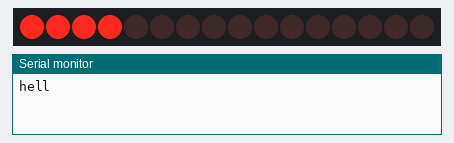
Recording of a sketch running on a simulated Arduino Uno, built with avr-gcc and run on an emulated ATmega328P. Parts: 16 shift-register outputs drawn as a row of LEDs (first output left, lit = HIGH), the last lines printed to the serial monitor. Wiring (inferred from the names in the program): 2 × shift register (74HC595): data pin 8; shift clock pin 10; latch pin 9. Wiring (inferred from the signals the program sends): row of LEDs: on Q0, Q1, Q2, Q3, Q4, Q5, Q6, Q7, Q8, Q9, Q10, Q11, Q12, Q13, Q14, Q15.

Above: at 0.5 s.
At 3.5 s:
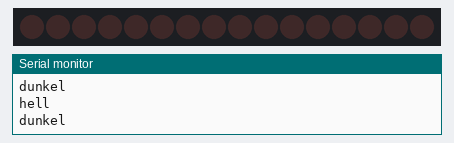
Timing chart, 0 to 4.6 s (numbered marks = the images above):
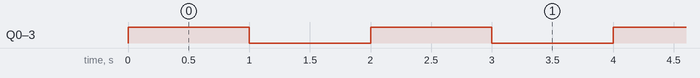

The sketch:

lego_76193_LED.ino
```cpp
int SER_Pin = 8;   //pin 14 on the 75HC595
int RCLK_Pin = 9;  //pin 12 on the 75HC595
int SRCLK_Pin = 10; //pin 11 on the 75HC595

//How many of the shift registers - change this
#define number_of_74hc595s 2

//do not touch
#define numOfRegisterPins number_of_74hc595s * 8

boolean registers[numOfRegisterPins];

void setup(){
  Serial.begin(9600);
  pinMode(SER_Pin, OUTPUT);
  pinMode(RCLK_Pin, OUTPUT);
  pinMode(SRCLK_Pin, OUTPUT);


  //reset all register pins
  clearRegisters();
  writeRegisters();
}


//set all register pins to LOW
void clearRegisters(){
  for(int i = numOfRegisterPins - 1; i >=  0; i--){
     registers[i] = LOW;
  }
}


//Set and display registers
//Only call AFTER all values are set how you would like (slow otherwise)
void writeRegisters(){

  digitalWrite(RCLK_Pin, LOW);

  for(int i = numOfRegisterPins - 1; i >=  0; i--){
    digitalWrite(SRCLK_Pin, LOW);

    int val = registers[i];

    digitalWrite(SER_Pin, val);
    digitalWrite(SRCLK_Pin, HIGH);

  }
  digitalWrite(RCLK_Pin, HIGH);

}

//set an individual pin HIGH or LOW
void setRegisterPin(int index, int value){
  registers[index] = value;
}


void loop(){

  // Cockpit LILA Lights
  setRegisterPin(0, HIGH);
  setRegisterPin(1, HIGH);
  setRegisterPin(2, HIGH);
  setRegisterPin(3, HIGH);

  // Wing Left BLUE Lights
  setRegisterPin(4, LOW);
  setRegisterPin(5, LOW);
  setRegisterPin(6, LOW);
  setRegisterPin(7, LOW);

  // Wing Right BLUE Lights
  setRegisterPin(8, LOW);
  setRegisterPin(9, LOW);
  setRegisterPin(10, LOW);
  setRegisterPin(11, LOW);

  // Backwing Left BLUE Lights
  setRegisterPin(12, LOW);

  // Backwing Right BLUE Lights
  setRegisterPin(13, LOW);

  // Headlight RED Light
  setRegisterPin(14, LOW);

  // not used
  setRegisterPin(15, LOW);

  Serial.println("hell");

  writeRegisters();  //MUST BE CALLED TO DISPLAY CHANGES
  //Only call once after the values are set how you need.

  delay(1000);

  // Cockpit LILA Lights
  setRegisterPin(0, LOW);
  setRegisterPin(1, LOW);
  setRegisterPin(2, LOW);
  setRegisterPin(3, LOW);

  // Wing Left BLUE Lights
  setRegisterPin(4, LOW);
  setRegisterPin(5, LOW);
  setRegisterPin(6, LOW);
  setRegisterPin(7, LOW);

  // Wing Right BLUE Lights
  setRegisterPin(8, LOW);
  setRegisterPin(9, LOW);
  setRegisterPin(10, LOW);
  setRegisterPin(11, LOW);

  // Backwing Left BLUE Lights
  setRegisterPin(12, LOW);

  // Backwing Right BLUE Lights
  setRegisterPin(13, LOW);

  // Headlight RED Light
  setRegisterPin(14, LOW);

  // not used
  setRegisterPin(15, LOW);

  Serial.println("dunkel");


  writeRegisters();  //MUST BE CALLED TO DISPLAY CHANGES
  //Only call once after the values are set how you need.

   delay(1000);
}

void cockpitOn() {
  // turn the Cockpitlights on
  // Cockpit LILA Lights
  setRegisterPin(0, HIGH);
  setRegisterPin(1, HIGH);
  setRegisterPin(2, HIGH);
  setRegisterPin(3, HIGH);
}

void cockpitOff() {
  // turn the CockpitLights off
  // Cockpit LILA Lights
  setRegisterPin(0, LOW);
  setRegisterPin(1, LOW);
  setRegisterPin(2, LOW);
  setRegisterPin(3, LOW);
}

void wingLeftOn() {
  // turn the wingLeftLights on
  // Wing Left BLUE Lights
  setRegisterPin(4, HIGH);
  setRegisterPin(5, HIGH);
  setRegisterPin(6, HIGH);
  setRegisterPin(7, HIGH);
}

void wingLeftOff() {
  // turn the wingLeftLights off
  // Wing Left BLUE Lights
  setRegisterPin(4, LOW);
  setRegisterPin(5, LOW);
  setRegisterPin(6, LOW);
  setRegisterPin(7, LOW);
}

void wingRightOn() {
  // turn the wingRightLights on
  // Wing Right BLUE Lights
  setRegisterPin(8, HIGH);
  setRegisterPin(9, HIGH);
  setRegisterPin(10, HIGH);
  setRegisterPin(11, HIGH);
}

void wingRightOff() {
  // turn the wingRightLights off
  // Wing Right BLUE Lights
  setRegisterPin(8, LOW);
  setRegisterPin(9, LOW);
  setRegisterPin(10, LOW);
  setRegisterPin(11, LOW);
}
```

Measured:
- by itself, Q0–3: alternates HIGH for 1.0 s and LOW for 1.0 s
